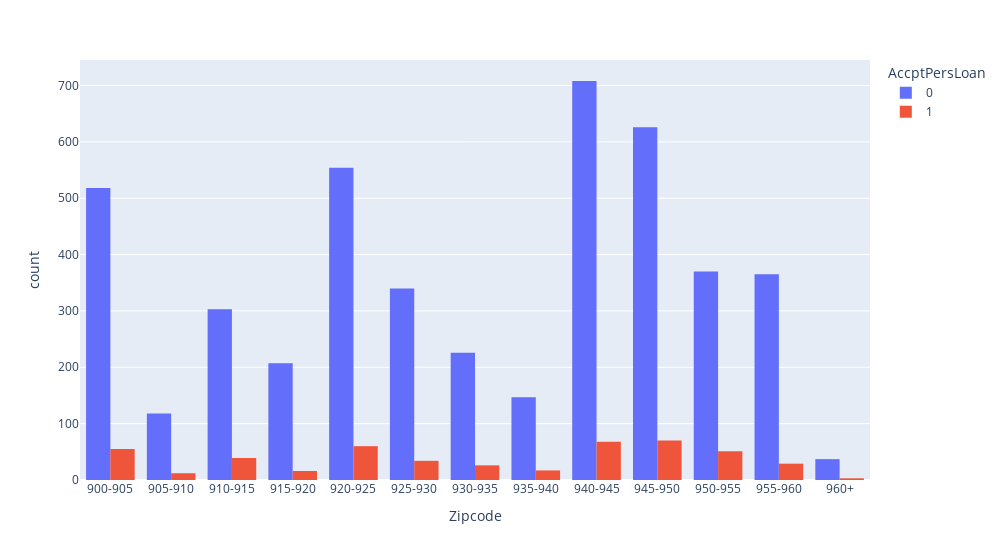

Notebook code for this chart:
### Code cell
# Checking for acceptance of loans across the zipcodes

fig = px.histogram(df, x='Zipcode', color='AccptPersLoan', barmode='group',
                  category_orders={'Zipcode': ziplabels},
                   width=1000)
fig.show()

### Figure 1 — Plotly figure (JSON) as saved in the notebook; plotly's stock layout.template omitted (floating-point values rounded to 4 significant figures; data arrays with more than 128 entries replaced by an {"elided": "..."} marker saying what was removed)
{"data": [{"alignmentgroup": "True", "bingroup": "x", "hovertemplate": "AccptPersLoan=0<br>Zipcode=%{x}<br>count=%{y}<extra></extra>", "legendgroup": "0", "marker": {"color": "#636efa"}, "name": "0", "offsetgroup": "0", "orientation": "v", "showlegend": true, "type": "histogram", "x": {"elided": "4519 str values"}, "xaxis": "x", "yaxis": "y"}, {"alignmentgroup": "True", "bingroup": "x", "hovertemplate": "AccptPersLoan=1<br>Zipcode=%{x}<br>count=%{y}<extra></extra>", "legendgroup": "1", "marker": {"color": "#EF553B"}, "name": "1", "offsetgroup": "1", "orientation": "v", "showlegend": true, "type": "histogram", "x": {"elided": "480 str values"}, "xaxis": "x", "yaxis": "y"}], "layout": {"barmode": "group", "legend": {"title": {"text": "AccptPersLoan"}, "tracegroupgap": 0}, "margin": {"t": 60}, "width": 1000, "xaxis": {"anchor": "y", "categoryarray": ["900-905", "905-910", "910-915", "915-920", "920-925", "925-930", "930-935", "935-940", "940-945", "945-950", "950-955", "955-960", "960+"], "categoryorder": "array", "domain": [0, 1], "title": {"text": "Zipcode"}}, "yaxis": {"anchor": "x", "domain": [0, 1], "title": {"text": "count"}}}}
